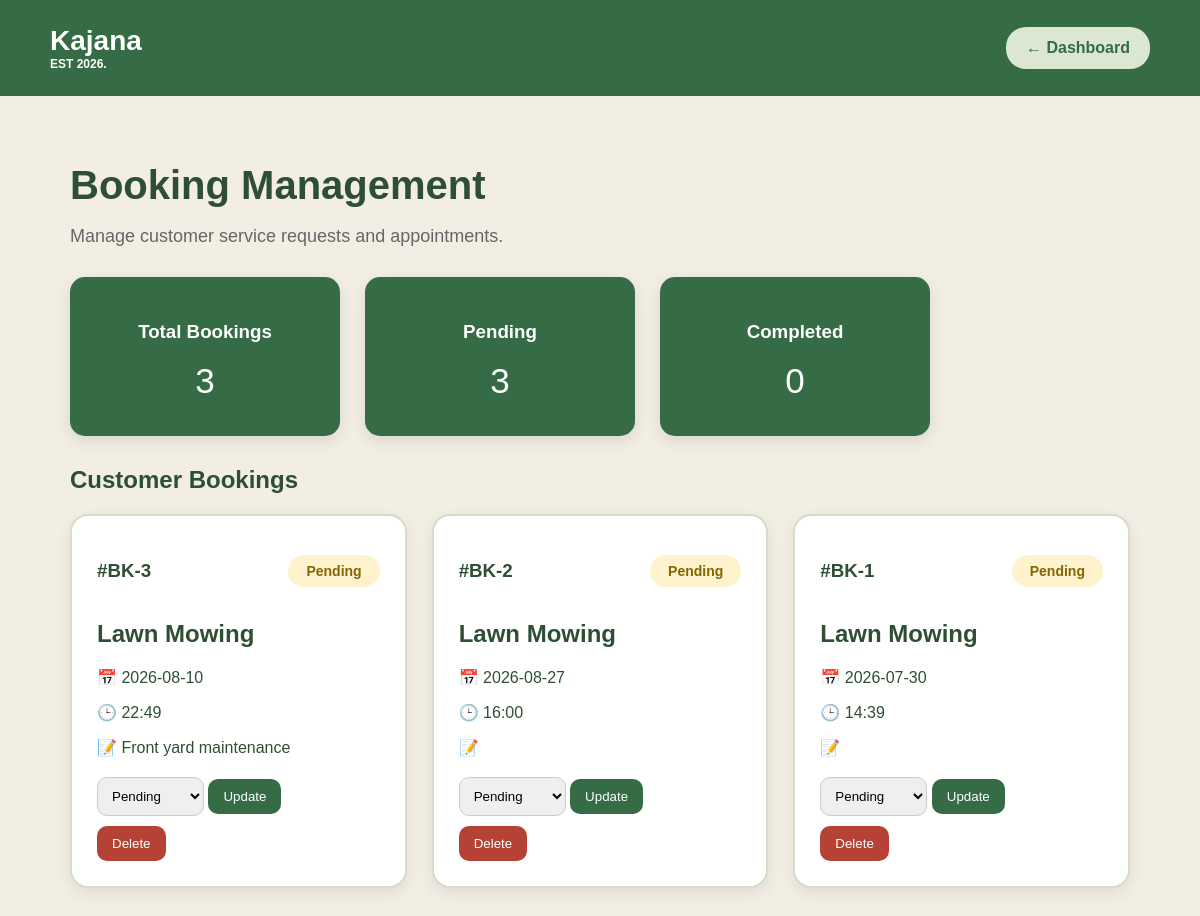
Page /booking_status on the earlier database version.
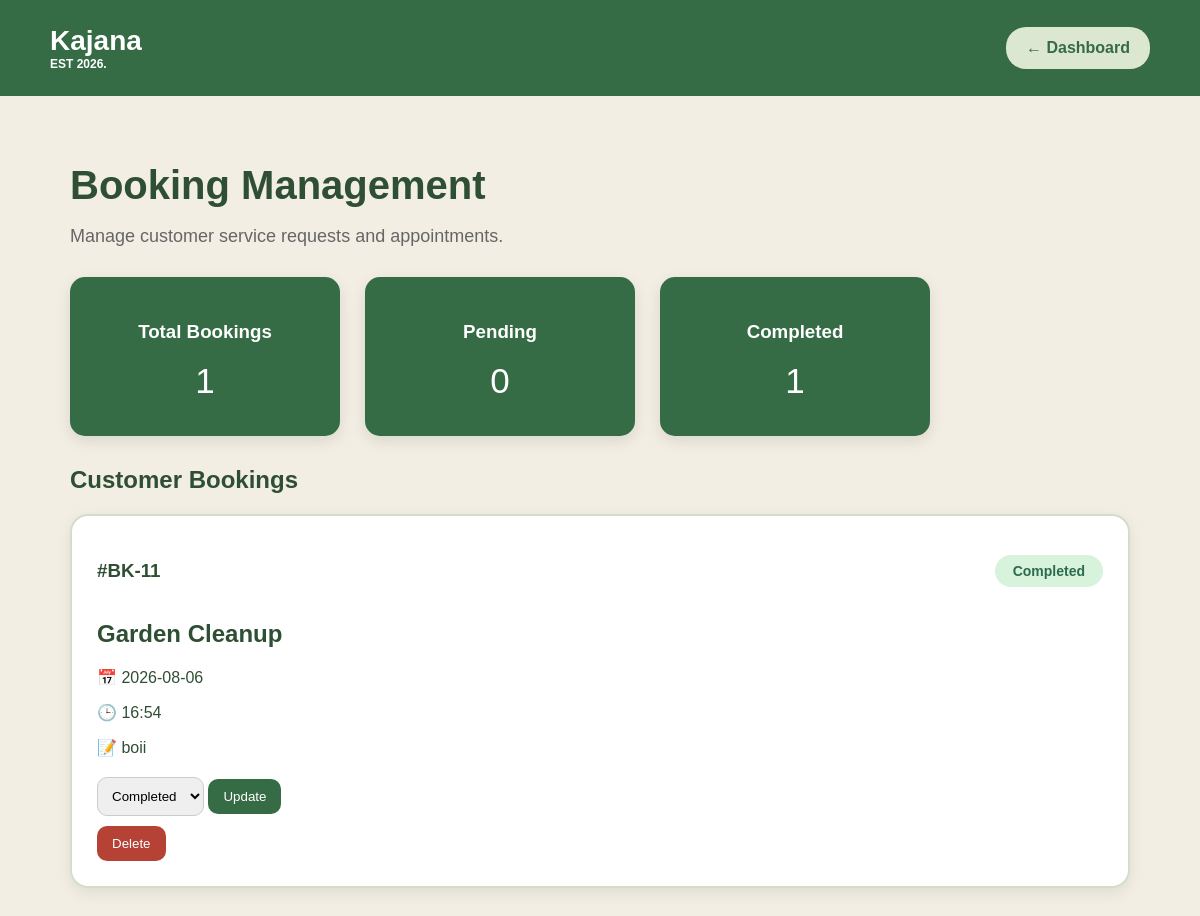
Same page on the later database version.
### tables this page shows
CREATE TABLE bookings (
            booking_id INTEGER PRIMARY KEY AUTOINCREMENT,
            username TEXT NOT NULL,
            service TEXT NOT NULL,
            booking_date TEXT NOT NULL,
            booking_time TEXT NOT NULL,
            details TEXT,
            status TEXT NOT NULL
        );

### Kajana/app.py (the view, shortened to what this page needs)
@app.route("/booking_status")
def booking_status():
    connection = sqlite3.connect("Kajana.db")
    cursor = connection.cursor()
    cursor.execute("""
        SELECT *
        FROM bookings
        ORDER BY booking_id DESC
    """)
    bookings = cursor.fetchall()
    connection.close()
    total_bookings = len(bookings)
    pending_bookings = 0
    completed_bookings = 0
    for booking in bookings:
        status = booking[6].strip().lower()
        if status == "pending" or status == "confirmed":
            pending_bookings += 1
        if status == "completed":
            completed_bookings += 1
    return render_template(
        "booking_status.html",
        bookings=bookings,
        total_bookings=total_bookings,
        pending_bookings=pending_bookings,
        completed_bookings=completed_bookings
    )

### Kajana/templates/booking_status.html (shortened to what this page needs)
<!DOCTYPE html>
<html lang="en">
<head>
    <link rel="stylesheet" href="{{ url_for('static', filename='booking_status.css') }}">
</head>
<body>
<header>
    <div class="logo">
        Kajana
        <span>EST 2026.</span>
    </div>
    <a href="{{ url_for('dashboard') }}" class="back_button">
        ← Dashboard
    </a>
</header>
<main>
<h1>
    Booking Management
</h1>
<p class="subtitle">
    Manage customer service requests and appointments.
</p>
<div class="summary_cards">
    <div class="summary_card">
        <h3>Total Bookings</h3>
        <p>{{ total_bookings }}</p>
    </div>
    <div class="summary_card">
        <h3>Pending</h3>
        <p>{{ pending_bookings }}</p>
    </div>
    <div class="summary_card">
        <h3>Completed</h3>
        <p>{{ completed_bookings }}</p>
    </div>
</div>
<h2>
    Customer Bookings
</h2>
<div class="booking_container">
{% for booking in bookings %}
<div class="booking_card">
<div class="booking_top">
<h3>
    #BK-{{ booking[0] }}
</h3>
{% if booking[6] == "Completed" %}
<span class="status completed">
    Completed
</span>
{% elif booking[6] == "Pending" %}
<span class="status pending">
    Pending
</span>
{% elif booking[6] == "Confirmed" %}
<span class="status confirmed">
    Confirmed
</span>
{% elif booking[6] == "Cancelled" %}
<span class="status cancelled">
    Cancelled
</span>
{% endif %}
</div>
<h2>
    {{ booking[2] }}
</h2>
<p>
📅 {{ booking[3] }}
</p>
<p>
🕒 {{ booking[4] }}
</p>
<p>
📝 {{ booking[5] }}
</p>
<div class="actions">
<form action="{{ url_for('update_status', booking_id=booking[0]) }}" method="POST">
<select name="status">
<option value="Pending"
{% if booking[6] == "Pending" %}selected{% endif %}>
Pending
</option>
<option value="Completed"
{% if booking[6] == "Completed" %}selected{% endif %}>
Completed
</option>
</select>
<button type="submit">
Update
</button>
</form>
<form action="{{ url_for('delete_booking', booking_id=booking[0]) }}" method="POST">
<button class="delete_button" type="submit">
Delete
</button>
</form>
</div>
</div>
{% endfor %}
</div>
</main>
</body>
</html>

### Kajana/static/booking_status.css (style rules this page uses)
body { margin: 0; font-family: Arial, sans-serif; background: #f2eee3; color: #2f4f35; }
header { background: #356b45; padding: 25px 50px; display: flex; justify-content: space-between; align-items: center; }
.logo { color: white; font-size: 28px; font-weight: bold; }
.logo span { display: block; font-size: 12px; }
.back_button { background: #dce7d2; padding: 12px 20px; border-radius: 20px; text-decoration: none; color: #356b45; font-weight: bold; }
main { padding: 40px 70px; }
h1 { font-size: 40px; margin-bottom: 10px; }
.subtitle { color: #666; font-size: 18px; }
.summary_cards { display: flex; gap: 25px; margin: 30px 0; }
.summary_card { background: #356b45; color: white; width: 220px; padding: 25px; border-radius: 15px; text-align: center; box-shadow: 0 5px 15px rgba(0,0,0,0.1); }
.summary_card p { font-size: 35px; margin: 10px; }
.booking_container { display: grid; grid-template-columns: repeat(auto-fit,minmax(320px,1fr)); gap: 25px; }
.booking_card { background: white; padding: 25px; border-radius: 18px; border: 2px solid #d5ddca; box-shadow: 0 5px 15px rgba(0,0,0,0.08); }
.booking_top { display:flex; justify-content:space-between; align-items:center; }
.status { padding: 8px 18px; border-radius: 20px; font-weight: bold; display: inline-block; font-size: 14px; }
.status.completed { background: #d8f3dc; color: #2d6a4f; }
.actions { margin-top: 20px; }
select { padding: 10px; border-radius: 10px; border: 1px solid #ccc; }
button { background:#356b45; color:white; border:none; padding:10px 15px; border-radius:10px; cursor:pointer; }
.delete_button { background:#b54235; margin-top:10px; }

Differences in the rows shown:
removed bookings: booking_id "3", shows "Pending", service "Lawn Mowing", booking_date "2026-08-10", booking_time "22:49", details "Front yard maintenance", status "Pending"
removed bookings: booking_id "2", shows "Pending", service "Lawn Mowing", booking_date "2026-08-27", booking_time "16:00", status "Pending"
removed bookings: booking_id "1", shows "Pending", service "Lawn Mowing", booking_date "2026-07-30", booking_time "14:39", status "Pending"
added bookings: booking_id "11", shows "Completed", service "Garden Cleanup", booking_date "2026-08-06", booking_time "16:54", details "boii", status "Completed"
Other differences:
{{ total_bookings }}: "3" → "1"
{{ pending_bookings }}: "3" → "0"
{{ completed_bookings }}: "0" → "1"
